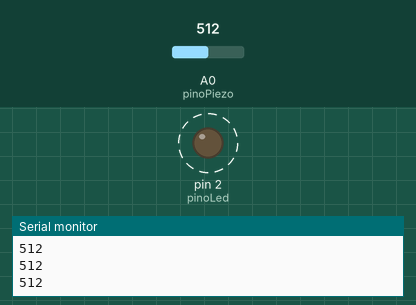
The sketch below on a simulated Arduino Uno, built with avr-gcc and run on an emulated ATmega328P. Shown: output pins drawn as LEDs (lit = HIGH), the last lines printed to the serial monitor. Dashed ring = blinking. Inputs (shaded band) come from the test bench; at power-on: A0 (pinoPiezo) = 512.

Above: at 1.2 s.
1.3 s: A0 (pinoPiezo) set to 484
At 1.3 s:
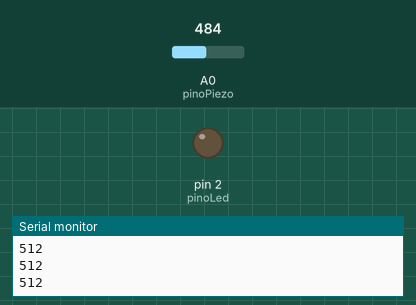
2.8 s: A0 (pinoPiezo) set to 510
At 3.02 s:
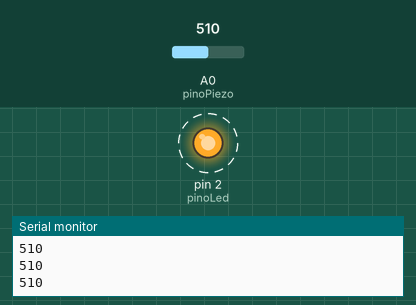
5.8 s: A0 (pinoPiezo) set to 490
7.3 s: A0 (pinoPiezo) set to 511
At 7.45 s:
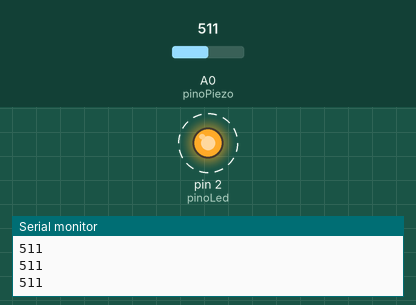
Timing chart, 0 to 11.3 s (numbered marks = the images above; inputs shaded):
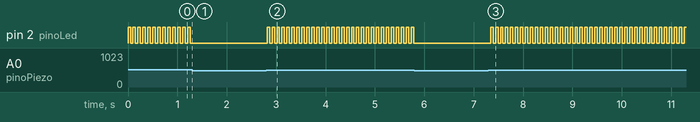

Measured:
- the behaviour switches between 500 and 499 on A0 (pinoPiezo) (found by bisection; images 0 and 1)
- after the input at 1.3 s, pin 2 (pinoLed): stops changing and stays LOW
- after the input at 2.8 s, pin 2 (pinoLed): alternates HIGH for 0.05 s and LOW for 0.05 s, starting at once
- after the input at 5.8 s, pin 2 (pinoLed): stops changing and stays LOW
- after the input at 7.3 s, pin 2 (pinoLed): alternates HIGH for 0.05 s and LOW for 0.05 s, starting at once
- by itself, pin 2 (pinoLed): alternates HIGH for 0.05 s and LOW for 0.05 s

The sketch:

piezo_led_04.ino
```cpp
const int pinoPiezo = A0;
const int pinoLed = 2;
int limite = 500; // de onde vem esse valor?
int leituraPiezo;

bool estadoLed = LOW;

void setup()
{
  Serial.begin(9600);

  pinMode(pinoPiezo, INPUT);
  pinMode(pinoLed, OUTPUT);

}
void loop()
{
  leituraPiezo = analogRead(pinoPiezo);

  if(leituraPiezo >= limite)
  {
    estadoLed = !estadoLed;  //se verdadeiro, torne falso. e vice-versa.
    digitalWrite(pinoLed, estadoLed);
  }

  Serial.println(leituraPiezo);  //como o piezo se comporta eletricamente?
  delay(50);
}
```
